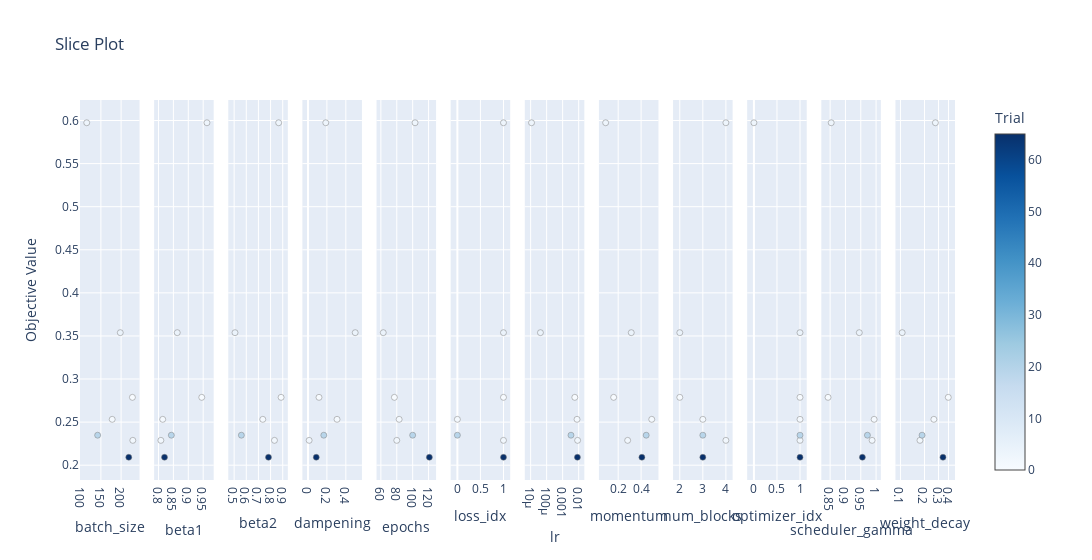

Notebook source saved alongside this figure:
### Code cell
if is_multi_objective:
    fig = vis.plot_slice(study, target=lambda t: t.values[1], target_name='Accuracy')
else:
    fig = vis.plot_slice(study)
fig.show()

### Figure 1 — Plotly figure (JSON) as saved in the notebook; plotly's stock layout.template omitted (floating-point values rounded to 4 significant figures)
{"data": [{"marker": {"color": [0, 1, 2, 3, 4, 19, 65], "colorbar": {"title": {"text": "Trial"}, "x": 1, "xpad": 40}, "colorscale": [[0, "rgb(247,251,255)"], [0.125, "rgb(222,235,247)"], [0.25, "rgb(198,219,239)"], [0.375, "rgb(158,202,225)"], [0.5, "rgb(107,174,214)"], [0.625, "rgb(66,146,198)"], [0.75, "rgb(33,113,181)"], [0.875, "rgb(8,81,156)"], [1, "rgb(8,48,107)"]], "line": {"color": "Grey", "width": 0.5}, "showscale": true}, "mode": "markers", "name": "Feasible Trial", "showlegend": false, "type": "scatter", "x": [228, 178, 229, 115, 198, 142, 219], "xaxis": "x", "y": [0.2787, 0.2532, 0.2288, 0.5974, 0.3538, 0.2348, 0.2092], "yaxis": "y"}, {"marker": {"color": [0, 1, 2, 3, 4, 19, 65], "colorbar": {"title": {"text": "Trial"}, "x": 1, "xpad": 40}, "colorscale": [[0, "rgb(247,251,255)"], [0.125, "rgb(222,235,247)"], [0.25, "rgb(198,219,239)"], [0.375, "rgb(158,202,225)"], [0.5, "rgb(107,174,214)"], [0.625, "rgb(66,146,198)"], [0.75, "rgb(33,113,181)"], [0.875, "rgb(8,81,156)"], [1, "rgb(8,48,107)"]], "line": {"color": "Grey", "width": 0.5}, "showscale": false}, "mode": "markers", "name": "Feasible Trial", "showlegend": false, "type": "scatter", "x": [0.9452, 0.8142, 0.8079, 0.9626, 0.863, 0.8431, 0.8201], "xaxis": "x2", "y": [0.2787, 0.2532, 0.2288, 0.5974, 0.3538, 0.2348, 0.2092], "yaxis": "y2"}, {"marker": {"color": [0, 1, 2, 3, 4, 19, 65], "colorbar": {"title": {"text": "Trial"}, "x": 1, "xpad": 40}, "colorscale": [[0, "rgb(247,251,255)"], [0.125, "rgb(222,235,247)"], [0.25, "rgb(198,219,239)"], [0.375, "rgb(158,202,225)"], [0.5, "rgb(107,174,214)"], [0.625, "rgb(66,146,198)"], [0.75, "rgb(33,113,181)"], [0.875, "rgb(8,81,156)"], [1, "rgb(8,48,107)"]], "line": {"color": "Grey", "width": 0.5}, "showscale": false}, "mode": "markers", "name": "Feasible Trial", "showlegend": false, "type": "scatter", "x": [0.8866, 0.736, 0.8321, 0.8667, 0.507, 0.5595, 0.7828], "xaxis": "x3", "y": [0.2787, 0.2532, 0.2288, 0.5974, 0.3538, 0.2348, 0.2092], "yaxis": "y3"}, {"marker": {"color": [0, 1, 2, 3, 4, 19, 65], "colorbar": {"title": {"text": "Trial"}, "x": 1, "xpad": 40}, "colorscale": [[0, "rgb(247,251,255)"], [0.125, "rgb(222,235,247)"], [0.25, "rgb(198,219,239)"], [0.375, "rgb(158,202,225)"], [0.5, "rgb(107,174,214)"], [0.625, "rgb(66,146,198)"], [0.75, "rgb(33,113,181)"], [0.875, "rgb(8,81,156)"], [1, "rgb(8,48,107)"]], "line": {"color": "Grey", "width": 0.5}, "showscale": false}, "mode": "markers", "name": "Feasible Trial", "showlegend": false, "type": "scatter", "x": [0.1164, 0.3074, 0.01213, 0.188, 0.4994, 0.1673, 0.08755], "xaxis": "x4", "y": [0.2787, 0.2532, 0.2288, 0.5974, 0.3538, 0.2348, 0.2092], "yaxis": "y4"}, {"marker": {"color": [0, 1, 2, 3, 4, 19, 65], "colorbar": {"title": {"text": "Trial"}, "x": 1, "xpad": 40}, "colorscale": [[0, "rgb(247,251,255)"], [0.125, "rgb(222,235,247)"], [0.25, "rgb(198,219,239)"], [0.375, "rgb(158,202,225)"], [0.5, "rgb(107,174,214)"], [0.625, "rgb(66,146,198)"], [0.75, "rgb(33,113,181)"], [0.875, "rgb(8,81,156)"], [1, "rgb(8,48,107)"]], "line": {"color": "Grey", "width": 0.5}, "showscale": false}, "mode": "markers", "name": "Feasible Trial", "showlegend": false, "type": "scatter", "x": [77, 83, 80, 103, 63, 100, 121], "xaxis": "x5", "y": [0.2787, 0.2532, 0.2288, 0.5974, 0.3538, 0.2348, 0.2092], "yaxis": "y5"}, {"marker": {"color": [0, 1, 2, 3, 4, 19, 65], "colorbar": {"title": {"text": "Trial"}, "x": 1, "xpad": 40}, "colorscale": [[0, "rgb(247,251,255)"], [0.125, "rgb(222,235,247)"], [0.25, "rgb(198,219,239)"], [0.375, "rgb(158,202,225)"], [0.5, "rgb(107,174,214)"], [0.625, "rgb(66,146,198)"], [0.75, "rgb(33,113,181)"], [0.875, "rgb(8,81,156)"], [1, "rgb(8,48,107)"]], "line": {"color": "Grey", "width": 0.5}, "showscale": false}, "mode": "markers", "name": "Feasible Trial", "showlegend": false, "type": "scatter", "x": [1, 0, 1, 1, 1, 0, 1], "xaxis": "x6", "y": [0.2787, 0.2532, 0.2288, 0.5974, 0.3538, 0.2348, 0.2092], "yaxis": "y6"}, {"marker": {"color": [0, 1, 2, 3, 4, 19, 65], "colorbar": {"title": {"text": "Trial"}, "x": 1, "xpad": 40}, "colorscale": [[0, "rgb(247,251,255)"], [0.125, "rgb(222,235,247)"], [0.25, "rgb(198,219,239)"], [0.375, "rgb(158,202,225)"], [0.5, "rgb(107,174,214)"], [0.625, "rgb(66,146,198)"], [0.75, "rgb(33,113,181)"], [0.875, "rgb(8,81,156)"], [1, "rgb(8,48,107)"]], "line": {"color": "Grey", "width": 0.5}, "showscale": false}, "mode": "markers", "name": "Feasible Trial", "showlegend": false, "type": "scatter", "x": [0.005737, 0.007919, 0.008593, 1.136e-05, 4.091e-05, 0.003311, 0.008365], "xaxis": "x7", "y": [0.2787, 0.2532, 0.2288, 0.5974, 0.3538, 0.2348, 0.2092], "yaxis": "y7"}, {"marker": {"color": [0, 1, 2, 3, 4, 19, 65], "colorbar": {"title": {"text": "Trial"}, "x": 1, "xpad": 40}, "colorscale": [[0, "rgb(247,251,255)"], [0.125, "rgb(222,235,247)"], [0.25, "rgb(198,219,239)"], [0.375, "rgb(158,202,225)"], [0.5, "rgb(107,174,214)"], [0.625, "rgb(66,146,198)"], [0.75, "rgb(33,113,181)"], [0.875, "rgb(8,81,156)"], [1, "rgb(8,48,107)"]], "line": {"color": "Grey", "width": 0.5}, "showscale": false}, "mode": "markers", "name": "Feasible Trial", "showlegend": false, "type": "scatter", "x": [0.1605, 0.4929, 0.2827, 0.09058, 0.3141, 0.4444, 0.4068], "xaxis": "x8", "y": [0.2787, 0.2532, 0.2288, 0.5974, 0.3538, 0.2348, 0.2092], "yaxis": "y8"}, {"marker": {"color": [0, 1, 2, 3, 4, 19, 65], "colorbar": {"title": {"text": "Trial"}, "x": 1, "xpad": 40}, "colorscale": [[0, "rgb(247,251,255)"], [0.125, "rgb(222,235,247)"], [0.25, "rgb(198,219,239)"], [0.375, "rgb(158,202,225)"], [0.5, "rgb(107,174,214)"], [0.625, "rgb(66,146,198)"], [0.75, "rgb(33,113,181)"], [0.875, "rgb(8,81,156)"], [1, "rgb(8,48,107)"]], "line": {"color": "Grey", "width": 0.5}, "showscale": false}, "mode": "markers", "name": "Feasible Trial", "showlegend": false, "type": "scatter", "x": [2, 3, 4, 4, 2, 3, 3], "xaxis": "x9", "y": [0.2787, 0.2532, 0.2288, 0.5974, 0.3538, 0.2348, 0.2092], "yaxis": "y9"}, {"marker": {"color": [0, 1, 2, 3, 4, 19, 65], "colorbar": {"title": {"text": "Trial"}, "x": 1, "xpad": 40}, "colorscale": [[0, "rgb(247,251,255)"], [0.125, "rgb(222,235,247)"], [0.25, "rgb(198,219,239)"], [0.375, "rgb(158,202,225)"], [0.5, "rgb(107,174,214)"], [0.625, "rgb(66,146,198)"], [0.75, "rgb(33,113,181)"], [0.875, "rgb(8,81,156)"], [1, "rgb(8,48,107)"]], "line": {"color": "Grey", "width": 0.5}, "showscale": false}, "mode": "markers", "name": "Feasible Trial", "showlegend": false, "type": "scatter", "x": [1, 1, 1, 0, 1, 1, 1], "xaxis": "x10", "y": [0.2787, 0.2532, 0.2288, 0.5974, 0.3538, 0.2348, 0.2092], "yaxis": "y10"}, {"marker": {"color": [0, 1, 2, 3, 4, 19, 65], "colorbar": {"title": {"text": "Trial"}, "x": 1, "xpad": 40}, "colorscale": [[0, "rgb(247,251,255)"], [0.125, "rgb(222,235,247)"], [0.25, "rgb(198,219,239)"], [0.375, "rgb(158,202,225)"], [0.5, "rgb(107,174,214)"], [0.625, "rgb(66,146,198)"], [0.75, "rgb(33,113,181)"], [0.875, "rgb(8,81,156)"], [1, "rgb(8,48,107)"]], "line": {"color": "Grey", "width": 0.5}, "showscale": false}, "mode": "markers", "name": "Feasible Trial", "showlegend": false, "type": "scatter", "x": [0.8432, 0.9936, 0.987, 0.8535, 0.9452, 0.9717, 0.9553], "xaxis": "x11", "y": [0.2787, 0.2532, 0.2288, 0.5974, 0.3538, 0.2348, 0.2092], "yaxis": "y11"}, {"marker": {"color": [0, 1, 2, 3, 4, 19, 65], "colorbar": {"title": {"text": "Trial"}, "x": 1, "xpad": 40}, "colorscale": [[0, "rgb(247,251,255)"], [0.125, "rgb(222,235,247)"], [0.25, "rgb(198,219,239)"], [0.375, "rgb(158,202,225)"], [0.5, "rgb(107,174,214)"], [0.625, "rgb(66,146,198)"], [0.75, "rgb(33,113,181)"], [0.875, "rgb(8,81,156)"], [1, "rgb(8,48,107)"]], "line": {"color": "Grey", "width": 0.5}, "showscale": false}, "mode": "markers", "name": "Feasible Trial", "showlegend": false, "type": "scatter", "x": [0.3972, 0.2621, 0.1756, 0.274, 0.1051, 0.1865, 0.341], "xaxis": "x12", "y": [0.2787, 0.2532, 0.2288, 0.5974, 0.3538, 0.2348, 0.2092], "yaxis": "y12"}], "layout": {"title": {"text": "Slice Plot"}, "width": 3600, "xaxis": {"anchor": "y", "domain": [0, 0.06806], "title": {"text": "batch_size"}}, "xaxis10": {"anchor": "y10", "domain": [0.7625, 0.8306], "title": {"text": "optimizer_idx"}}, "xaxis11": {"anchor": "y11", "domain": [0.8472, 0.9153], "title": {"text": "scheduler_gamma"}}, "xaxis12": {"anchor": "y12", "domain": [0.9319, 1.0], "title": {"text": "weight_decay"}, "type": "log"}, "xaxis2": {"anchor": "y2", "domain": [0.08472, 0.1528], "title": {"text": "beta1"}}, "xaxis3": {"anchor": "y3", "domain": [0.1694, 0.2375], "title": {"text": "beta2"}}, "xaxis4": {"anchor": "y4", "domain": [0.2542, 0.3222], "title": {"text": "dampening"}}, "xaxis5": {"anchor": "y5", "domain": [0.3389, 0.4069], "title": {"text": "epochs"}}, "xaxis6": {"anchor": "y6", "domain": [0.4236, 0.4917], "title": {"text": "loss_idx"}}, "xaxis7": {"anchor": "y7", "domain": [0.5083, 0.5764], "title": {"text": "lr"}, "type": "log"}, "xaxis8": {"anchor": "y8", "domain": [0.5931, 0.6611], "title": {"text": "momentum"}}, "xaxis9": {"anchor": "y9", "domain": [0.6778, 0.7458], "title": {"text": "num_blocks"}}, "yaxis": {"anchor": "x", "domain": [0, 1], "title": {"text": "Objective Value"}}, "yaxis10": {"anchor": "x10", "domain": [0, 1], "matches": "y", "showticklabels": false}, "yaxis11": {"anchor": "x11", "domain": [0, 1], "matches": "y", "showticklabels": false}, "yaxis12": {"anchor": "x12", "domain": [0, 1], "matches": "y", "showticklabels": false}, "yaxis2": {"anchor": "x2", "domain": [0, 1], "matches": "y", "showticklabels": false}, "yaxis3": {"anchor": "x3", "domain": [0, 1], "matches": "y", "showticklabels": false}, "yaxis4": {"anchor": "x4", "domain": [0, 1], "matches": "y", "showticklabels": false}, "yaxis5": {"anchor": "x5", "domain": [0, 1], "matches": "y", "showticklabels": false}, "yaxis6": {"anchor": "x6", "domain": [0, 1], "matches": "y", "showticklabels": false}, "yaxis7": {"anchor": "x7", "domain": [0, 1], "matches": "y", "showticklabels": false}, "yaxis8": {"anchor": "x8", "domain": [0, 1], "matches": "y", "showticklabels": false}, "yaxis9": {"anchor": "x9", "domain": [0, 1], "matches": "y", "showticklabels": false}}}
